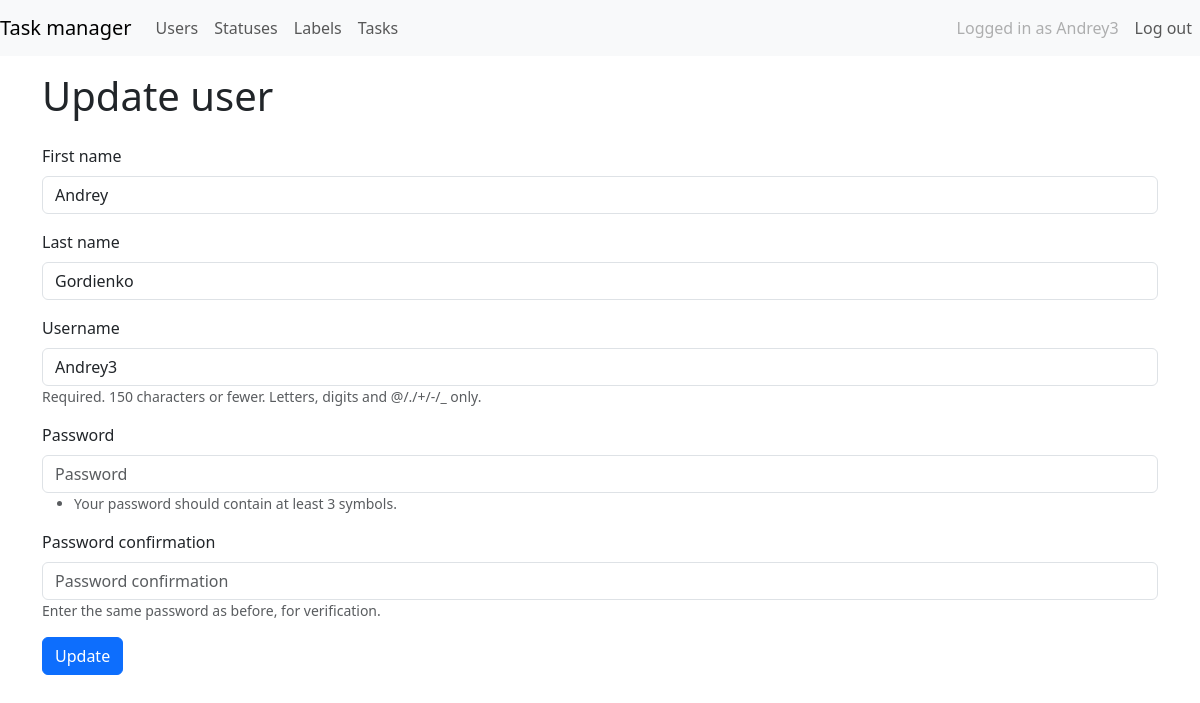
The app's page /users/1/update/ (signed in) with its own data.
### task_manager/users/models.py (models this page shows, shortened)
class MyUser(AbstractUser):
    created_at = models.DateTimeField(_("Creation date"), auto_now_add=True)

### task_manager/users/views.py (the view, shortened to what this page needs)
# urls.py: path("<int:pk>/update/", UpdateUserView.as_view(), name="update_user"),
class UpdateUserView(
    LoginRequiredMixin, UserPassesTestMixin, SuccessMessageMixin, UpdateView
):
    model = MyUser
    success_url = reverse_lazy("users:user_list")
    template_name = "users/update.html"
    form_class = NewUserForm
    success_message = _("The user has been successfully updated")
    login_url = reverse_lazy("login")
    redirect_field_name = None
    def test_func(self):
        return self.request.user.pk == self.get_object().pk

### task_manager/users/forms.py (shortened to what this page needs)
class NewUserForm(UserCreationForm):
    def __init__(self, *args, **kwargs):
        super().__init__(*args, **kwargs)
        self.fields["password1"].help_text = _(
            "<ul><li>Your password should contain at least 3 symbols.</li></ul>"
        )
    first_name = forms.CharField(max_length=30, required=True, label=_("First name"))
    last_name = forms.CharField(max_length=30, required=True, label=_("Last name"))
    class Meta:
        model = MyUser
        fields = ("first_name", "last_name", "username", "password1", "password2")

### task_manager/templates/users/update.html (shortened to what this page needs)
{% extends 'task_manager/base.html' %}
{% load i18n %}
{% load django_bootstrap5 %}
{% block content %}
<h1 class="my-4">{% translate "Update user" %}</h1>
<form method="post" class="form">
    {% bootstrap_form form %}
    <button type="submit" class="btn btn-primary">
        {% translate "Update" %}
    </button>
</form>
{% endblock %}

### task_manager/templates/task_manager/base.html (shortened to what this page needs)
{% load django_bootstrap5 %}
{% load i18n %}
{% get_current_language as LANGUAGE_CODE %}
{% bootstrap_css %}
<!doctype html>
<html lang="{{ LANGUAGE_CODE }}" class="h-100">
{% block header %}
<head>
</head>
{% endblock %}
{% block navbar %}
<body class="d-flex flex-column h-100">
    <header>
        <nav class="navbar navbar-expand-md navbar-light fixed-top bg-light">
            <a class="navbar-brand" href="{% url 'index' %}">{% translate "Task manager" %}</a>
            <div class="collapse navbar-collapse" id="navbarCollapse">
                <ul class="navbar-nav mr-auto">
                    <li class="nav-item">
                        <a class="nav-link" href="{% url 'users:user_list' %}">{% translate "Users" %}</a>
                    </li>
                    {% if user.is_authenticated %}
                    <li class="nav-item">
                        <a class="nav-link" href="{% url 'statuses:status_list' %}">{% translate "Statuses" %}</a>
                    </li>
                    <li class="nav-item">
                        <a class="nav-link" href="{% url 'labels:label_list' %}">{% translate "Labels" %}</a>
                    </li>
                    <li class="nav-item">
                        <a class="nav-link" href="{% url 'tasks:task_list' %}">{% translate "Tasks" %}</a>
                    </li>
                    {% endif %}
                </ul>
            </div>
            <div class="collapse navbar-collapse flex-grow-0" id="navbarSupportedContent">
                <ul class="navbar-nav text-right">
                    {% if not user.is_authenticated %}
                    <li class="nav-item active ">
                        <a class="nav-link" href="{% url 'login' %}">{% translate "Log in" %}</a>
                    </li>
                    <li class="nav-item active">
                        <a class="nav-link" href="{% url 'users:create_user' %}">{% translate "Sign up" %}</a>
                    </li>
                    {% else %}
                    <li class="nav-item">
                        <a class="nav-link disabled" href="#" tabindex="-1" aria-disabled="true">
                            {% translate "Logged in as" %}
                            {{user.username }}</a>
                    </li>
                    <li class="nav-item active">
                        <a class="nav-link" href="{% url 'logout' %}">{% translate "Log out" %}</a>
                    </li>
                    {% endif %}
                </ul>
            </div>
        </nav>
    </header>
    {% endblock %}
    <main role="main" class="flex-shrink-0 mt-5">
        <div class="container">
            {% block content %}{% endblock %}
        </div>
    </main>
</html>

### records on screen
MyUser: username "Andrey3", first_name "Andrey", last_name "Gordienko"
